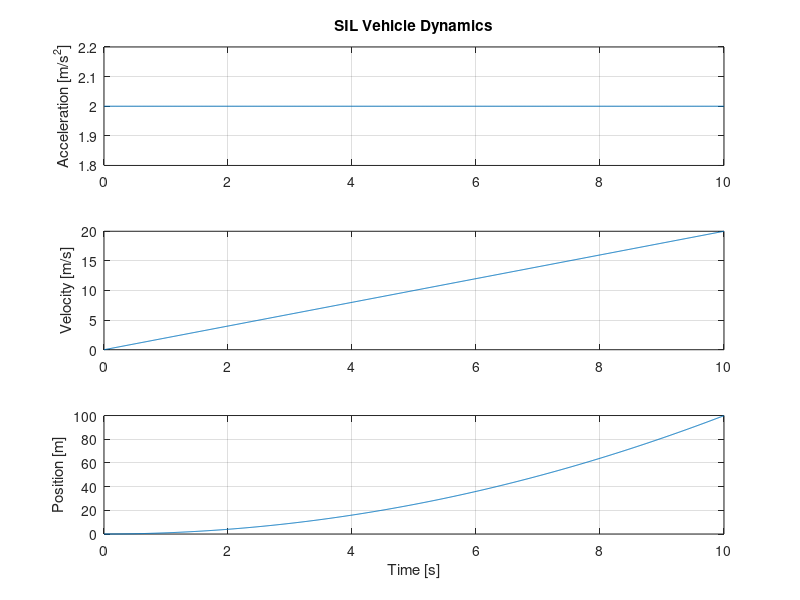

The MATLAB source for this figure:
% Day 27 - Software-in-the-Loop vehicle dynamics
% Implements the same simplified longitudinal model used in Day 26.

clear;
clc;

% Vehicle parameters
m = 1000;          % vehicle mass [kg]
F_drive = 2000;    % driving force [N]
F_resist = 0;      % resistive force [N]

% Simulation parameters
dt = 0.01;         % simulation step [s]
t_end = 10;        % simulation duration [s]
t = 0:dt:t_end;

% Initial conditions
v = zeros(size(t));    % velocity [m/s]
x = zeros(size(t));    % position [m]
a = zeros(size(t));    % acceleration [m/s^2]

% SIL simulation
for k = 1:length(t)-1

    % Vehicle longitudinal dynamics
    a(k) = (F_drive - F_resist) / m;

    % Integrate acceleration to velocity
    v(k+1) = v(k) + a(k) * dt;

    % Integrate velocity to position
    x(k+1) = x(k) + v(k) * dt;

end

% Final acceleration value
a(end) = a(end-1);

% Display results
fprintf('SIL Results:\n');
fprintf('Final acceleration: %.2f m/s^2\n', a(end));
fprintf('Final velocity:     %.2f m/s\n', v(end));
fprintf('Final position:     %.2f m\n', x(end));

% Plot results
figure;

subplot(3,1,1);
plot(t,a);
grid on;
ylabel('Acceleration [m/s^2]');
title('SIL Vehicle Dynamics');

subplot(3,1,2);
plot(t,v);
grid on;
ylabel('Velocity [m/s]');

subplot(3,1,3);
plot(t,x);
grid on;
ylabel('Position [m]');
xlabel('Time [s]');
